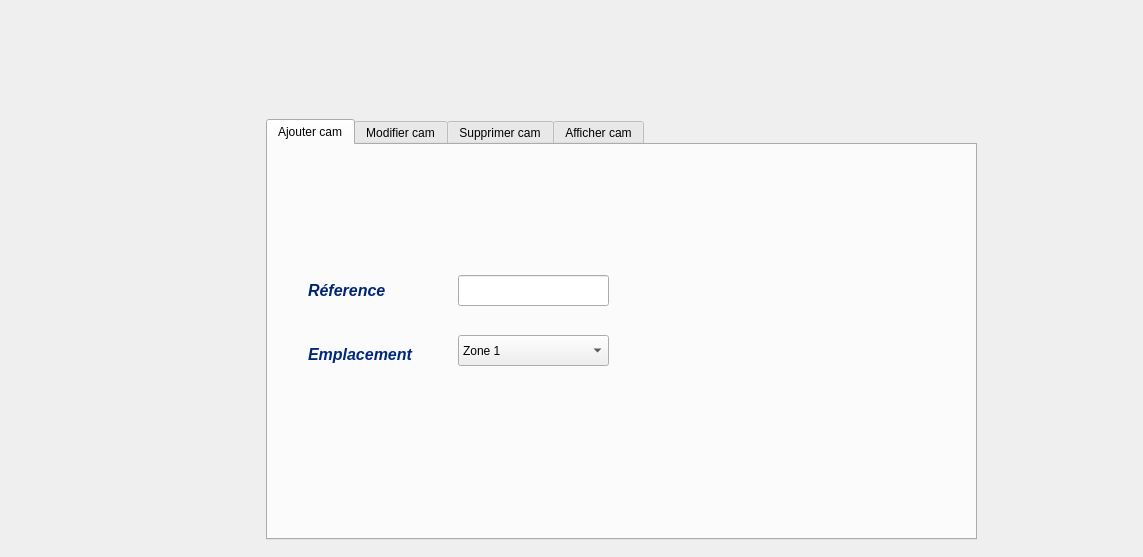
<?xml version="1.0" encoding="UTF-8"?>
<ui version="4.0">
 <class>cam</class>
 <widget class="QDialog" name="cam">
  <property name="geometry">
   <rect>
    <x>0</x>
    <y>0</y>
    <width>1143</width>
    <height>557</height>
   </rect>
  </property>
  <property name="windowTitle">
   <string>Camera</string>
  </property>
  <widget class="QTabWidget" name="tabWidget">
   <property name="geometry">
    <rect>
     <x>266</x>
     <y>119</y>
     <width>711</width>
     <height>421</height>
    </rect>
   </property>
   <property name="currentIndex">
    <number>0</number>
   </property>
   <widget class="QWidget" name="tab">
    <attribute name="title">
     <string>Ajouter cam</string>
    </attribute>
    <widget class="QLineEdit" name="referencecam">
     <property name="geometry">
      <rect>
       <x>190</x>
       <y>130</y>
       <width>151</width>
       <height>31</height>
      </rect>
     </property>
     <property name="clearButtonEnabled">
      <bool>true</bool>
     </property>
    </widget>
    <widget class="QLabel" name="label_6">
     <property name="geometry">
      <rect>
       <x>40</x>
       <y>130</y>
       <width>91</width>
       <height>31</height>
      </rect>
     </property>
     <property name="text">
      <string>&lt;html&gt;&lt;head/&gt;&lt;body&gt;&lt;p&gt;&lt;span style=&quot; font-size:12pt; font-weight:600; font-style:italic; color:#002673;&quot;&gt;Réference&lt;/span&gt;&lt;/p&gt;&lt;/body&gt;&lt;/html&gt;</string>
     </property>
    </widget>
    <widget class="QLabel" name="label_7">
     <property name="geometry">
      <rect>
       <x>40</x>
       <y>200</y>
       <width>111</width>
       <height>20</height>
      </rect>
     </property>
     <property name="text">
      <string>&lt;html&gt;&lt;head/&gt;&lt;body&gt;&lt;p&gt;&lt;span style=&quot; font-size:12pt; font-weight:600; font-style:italic; color:#00297d;&quot;&gt;Emplacement&lt;/span&gt;&lt;/p&gt;&lt;/body&gt;&lt;/html&gt;</string>
     </property>
    </widget>
    <widget class="QPushButton" name="pushButton">
     <property name="geometry">
      <rect>
       <x>580</x>
       <y>300</y>
       <width>71</width>
       <height>61</height>
      </rect>
     </property>
     <property name="text">
      <string/>
     </property>
     <property name="flat">
      <bool>true</bool>
     </property>
    </widget>
    <widget class="QLabel" name="label_10">
     <property name="geometry">
      <rect>
       <x>580</x>
       <y>300</y>
       <width>71</width>
       <height>61</height>
      </rect>
     </property>
     <property name="text">
      <string/>
     </property>
     <property name="pixmap">
      <pixmap resource="../tsawer.qrc">:/new/prefix1/54908.svg</pixmap>
     </property>
     <property name="scaledContents">
      <bool>true</bool>
     </property>
    </widget>
    <widget class="QLabel" name="label_19">
     <property name="geometry">
      <rect>
       <x>0</x>
       <y>0</y>
       <width>711</width>
       <height>401</height>
      </rect>
     </property>
     <property name="text">
      <string/>
     </property>
     <property name="pixmap">
      <pixmap resource="../tsawer.qrc">:/new/prefix1/supermarket-store-interior-with-customers-blurred-background_v_pvxpehe__F0000.png</pixmap>
     </property>
     <property name="scaledContents">
      <bool>true</bool>
     </property>
    </widget>
    <widget class="QComboBox" name="comboBox_2">
     <property name="geometry">
      <rect>
       <x>190</x>
       <y>190</y>
       <width>151</width>
       <height>31</height>
      </rect>
     </property>
     <item>
      <property name="text">
       <string>Zone 1</string>
      </property>
     </item>
     <item>
      <property name="text">
       <string>Zone 2</string>
      </property>
     </item>
     <item>
      <property name="text">
       <string>Zone 3</string>
      </property>
     </item>
    </widget>
    <zorder>label_19</zorder>
    <zorder>referencecam</zorder>
    <zorder>label_6</zorder>
    <zorder>label_7</zorder>
    <zorder>label_10</zorder>
    <zorder>pushButton</zorder>
    <zorder>comboBox_2</zorder>
   </widget>
   <widget class="QWidget" name="tab_2">
    <attribute name="title">
     <string>Modifier cam</string>
    </attribute>
    <widget class="QLineEdit" name="modifref">
     <property name="geometry">
      <rect>
       <x>190</x>
       <y>130</y>
       <width>151</width>
       <height>31</height>
      </rect>
     </property>
     <property name="clearButtonEnabled">
      <bool>true</bool>
     </property>
    </widget>
    <widget class="QLineEdit" name="modifemp">
     <property name="geometry">
      <rect>
       <x>190</x>
       <y>190</y>
       <width>151</width>
       <height>31</height>
      </rect>
     </property>
     <property name="clearButtonEnabled">
      <bool>true</bool>
     </property>
    </widget>
    <widget class="QLabel" name="label_8">
     <property name="geometry">
      <rect>
       <x>40</x>
       <y>200</y>
       <width>111</width>
       <height>20</height>
      </rect>
     </property>
     <property name="text">
      <string>&lt;html&gt;&lt;head/&gt;&lt;body&gt;&lt;p&gt;&lt;span style=&quot; font-size:12pt; font-weight:600; font-style:italic; color:#00297d;&quot;&gt;Emplacement&lt;/span&gt;&lt;/p&gt;&lt;/body&gt;&lt;/html&gt;</string>
     </property>
    </widget>
    <widget class="QLabel" name="label_9">
     <property name="geometry">
      <rect>
       <x>40</x>
       <y>130</y>
       <width>91</width>
       <height>31</height>
      </rect>
     </property>
     <property name="text">
      <string>&lt;html&gt;&lt;head/&gt;&lt;body&gt;&lt;p&gt;&lt;span style=&quot; font-size:12pt; font-weight:600; font-style:italic; color:#002673;&quot;&gt;Réference&lt;/span&gt;&lt;/p&gt;&lt;/body&gt;&lt;/html&gt;</string>
     </property>
    </widget>
    <widget class="QPushButton" name="pushButton_2">
     <property name="geometry">
      <rect>
       <x>550</x>
       <y>290</y>
       <width>81</width>
       <height>71</height>
      </rect>
     </property>
     <property name="text">
      <string/>
     </property>
     <property name="flat">
      <bool>true</bool>
     </property>
    </widget>
    <widget class="QLabel" name="label_12">
     <property name="geometry">
      <rect>
       <x>550</x>
       <y>290</y>
       <width>81</width>
       <height>71</height>
      </rect>
     </property>
     <property name="text">
      <string/>
     </property>
     <property name="pixmap">
      <pixmap>../Safety_Tips.png</pixmap>
     </property>
     <property name="scaledContents">
      <bool>true</bool>
     </property>
    </widget>
    <widget class="QLineEdit" name="refrech">
     <property name="geometry">
      <rect>
       <x>402</x>
       <y>69</y>
       <width>111</width>
       <height>21</height>
      </rect>
     </property>
     <property name="clearButtonEnabled">
      <bool>true</bool>
     </property>
    </widget>
    <widget class="QPushButton" name="pushButton_5">
     <property name="geometry">
      <rect>
       <x>550</x>
       <y>50</y>
       <width>61</width>
       <height>61</height>
      </rect>
     </property>
     <property name="text">
      <string/>
     </property>
     <property name="flat">
      <bool>true</bool>
     </property>
    </widget>
    <widget class="QLabel" name="label_16">
     <property name="geometry">
      <rect>
       <x>550</x>
       <y>50</y>
       <width>61</width>
       <height>61</height>
      </rect>
     </property>
     <property name="text">
      <string/>
     </property>
     <property name="pixmap">
      <pixmap resource="../tsawer.qrc">:/new/prefix1/magnifier-glass-10-713820.png</pixmap>
     </property>
     <property name="scaledContents">
      <bool>true</bool>
     </property>
    </widget>
    <widget class="QLabel" name="label_20">
     <property name="geometry">
      <rect>
       <x>-4</x>
       <y>-8</y>
       <width>711</width>
       <height>411</height>
      </rect>
     </property>
     <property name="text">
      <string/>
     </property>
     <property name="pixmap">
      <pixmap resource="../tsawer.qrc">:/new/prefix1/supermarket-store-interior-with-customers-blurred-background_v_pvxpehe__F0000.png</pixmap>
     </property>
     <property name="scaledContents">
      <bool>true</bool>
     </property>
    </widget>
    <zorder>label_20</zorder>
    <zorder>label_8</zorder>
    <zorder>label_9</zorder>
    <zorder>label_12</zorder>
    <zorder>pushButton_2</zorder>
    <zorder>refrech</zorder>
    <zorder>modifref</zorder>
    <zorder>modifemp</zorder>
    <zorder>label_16</zorder>
    <zorder>pushButton_5</zorder>
   </widget>
   <widget class="QWidget" name="tab_3">
    <attribute name="title">
     <string>Supprimer cam</string>
    </attribute>
    <widget class="QLineEdit" name="suppref">
     <property name="geometry">
      <rect>
       <x>190</x>
       <y>130</y>
       <width>151</width>
       <height>31</height>
      </rect>
     </property>
     <property name="clearButtonEnabled">
      <bool>true</bool>
     </property>
    </widget>
    <widget class="QLabel" name="label_11">
     <property name="geometry">
      <rect>
       <x>40</x>
       <y>130</y>
       <width>91</width>
       <height>31</height>
      </rect>
     </property>
     <property name="text">
      <string>&lt;html&gt;&lt;head/&gt;&lt;body&gt;&lt;p&gt;&lt;span style=&quot; font-size:12pt; font-weight:600; font-style:italic; color:#002673;&quot;&gt;Réference&lt;/span&gt;&lt;/p&gt;&lt;/body&gt;&lt;/html&gt;</string>
     </property>
    </widget>
    <widget class="QPushButton" name="pushButton_3">
     <property name="geometry">
      <rect>
       <x>560</x>
       <y>300</y>
       <width>71</width>
       <height>61</height>
      </rect>
     </property>
     <property name="text">
      <string/>
     </property>
     <property name="flat">
      <bool>true</bool>
     </property>
    </widget>
    <widget class="QLabel" name="label_13">
     <property name="geometry">
      <rect>
       <x>560</x>
       <y>300</y>
       <width>71</width>
       <height>61</height>
      </rect>
     </property>
     <property name="text">
      <string/>
     </property>
     <property name="pixmap">
      <pixmap resource="../tsawer.qrc">:/new/prefix1/54528.svg</pixmap>
     </property>
     <property name="scaledContents">
      <bool>true</bool>
     </property>
    </widget>
    <widget class="QLabel" name="label_21">
     <property name="geometry">
      <rect>
       <x>-4</x>
       <y>-8</y>
       <width>711</width>
       <height>411</height>
      </rect>
     </property>
     <property name="text">
      <string/>
     </property>
     <property name="pixmap">
      <pixmap resource="../tsawer.qrc">:/new/prefix1/supermarket-store-interior-with-customers-blurred-background_v_pvxpehe__F0000.png</pixmap>
     </property>
     <property name="scaledContents">
      <bool>true</bool>
     </property>
    </widget>
    <zorder>label_21</zorder>
    <zorder>suppref</zorder>
    <zorder>label_11</zorder>
    <zorder>label_13</zorder>
    <zorder>pushButton_3</zorder>
   </widget>
   <widget class="QWidget" name="tab_4">
    <attribute name="title">
     <string>Afficher cam</string>
    </attribute>
    <widget class="QTableView" name="tabcam">
     <property name="geometry">
      <rect>
       <x>55</x>
       <y>100</y>
       <width>591</width>
       <height>231</height>
      </rect>
     </property>
    </widget>
    <widget class="QLabel" name="label_15">
     <property name="geometry">
      <rect>
       <x>520</x>
       <y>10</y>
       <width>91</width>
       <height>81</height>
      </rect>
     </property>
     <property name="text">
      <string/>
     </property>
     <property name="pixmap">
      <pixmap resource="../tsawer.qrc">:/new/prefix1/transit-27-512.png</pixmap>
     </property>
     <property name="scaledContents">
      <bool>true</bool>
     </property>
    </widget>
    <widget class="QPushButton" name="pushButton_6">
     <property name="geometry">
      <rect>
       <x>390</x>
       <y>10</y>
       <width>61</width>
       <height>51</height>
      </rect>
     </property>
     <property name="text">
      <string/>
     </property>
     <property name="flat">
      <bool>true</bool>
     </property>
    </widget>
    <widget class="QComboBox" name="comboBox">
     <property name="geometry">
      <rect>
       <x>380</x>
       <y>70</y>
       <width>94</width>
       <height>22</height>
      </rect>
     </property>
     <property name="styleSheet">
      <string notr="true">color: #333;
border: 2px solid #555;
border-radius: 11px;
padding: 5px;
background: qradialgradient(cx: 0.3, cy: -0.4,
fx: 0.3, fy: -0.4,
radius: 1.35, stop: 0 #fff, stop: 1 #888);
min-width: 80px;</string>
     </property>
     <item>
      <property name="text">
       <string>REFERENCE</string>
      </property>
     </item>
     <item>
      <property name="text">
       <string>EMPLACEMENT</string>
      </property>
     </item>
    </widget>
    <widget class="QLineEdit" name="lineEdit">
     <property name="geometry">
      <rect>
       <x>200</x>
       <y>30</y>
       <width>113</width>
       <height>20</height>
      </rect>
     </property>
    </widget>
    <widget class="QLabel" name="label">
     <property name="geometry">
      <rect>
       <x>200</x>
       <y>70</y>
       <width>121</width>
       <height>21</height>
      </rect>
     </property>
     <property name="text">
      <string>&lt;html&gt;&lt;head/&gt;&lt;body&gt;&lt;p&gt;&lt;span style=&quot; font-size:12pt; font-weight:600; font-style:italic; color:#0055ff;&quot;&gt;trier selon :&lt;/span&gt;&lt;/p&gt;&lt;/body&gt;&lt;/html&gt;</string>
     </property>
    </widget>
    <widget class="QPushButton" name="pushButton_7">
     <property name="geometry">
      <rect>
       <x>610</x>
       <y>340</y>
       <width>61</width>
       <height>51</height>
      </rect>
     </property>
     <property name="text">
      <string/>
     </property>
     <property name="flat">
      <bool>true</bool>
     </property>
    </widget>
    <widget class="QPushButton" name="pushButton_8">
     <property name="geometry">
      <rect>
       <x>520</x>
       <y>10</y>
       <width>91</width>
       <height>81</height>
      </rect>
     </property>
     <property name="text">
      <string/>
     </property>
     <property name="flat">
      <bool>true</bool>
     </property>
    </widget>
    <widget class="QLabel" name="label_17">
     <property name="geometry">
      <rect>
       <x>390</x>
       <y>10</y>
       <width>61</width>
       <height>51</height>
      </rect>
     </property>
     <property name="text">
      <string/>
     </property>
     <property name="pixmap">
      <pixmap resource="../tsawer.qrc">:/new/prefix1/magnifier-glass-10-713820.png</pixmap>
     </property>
     <property name="scaledContents">
      <bool>true</bool>
     </property>
    </widget>
    <widget class="QLabel" name="label_18">
     <property name="geometry">
      <rect>
       <x>610</x>
       <y>340</y>
       <width>61</width>
       <height>51</height>
      </rect>
     </property>
     <property name="text">
      <string/>
     </property>
     <property name="pixmap">
      <pixmap>:/tof/monitor.png</pixmap>
     </property>
     <property name="scaledContents">
      <bool>true</bool>
     </property>
    </widget>
    <widget class="QLabel" name="label_22">
     <property name="geometry">
      <rect>
       <x>-4</x>
       <y>-8</y>
       <width>711</width>
       <height>411</height>
      </rect>
     </property>
     <property name="text">
      <string/>
     </property>
     <property name="pixmap">
      <pixmap resource="../tsawer.qrc">:/new/prefix1/supermarket-store-interior-with-customers-blurred-background_v_pvxpehe__F0000.png</pixmap>
     </property>
     <property name="scaledContents">
      <bool>true</bool>
     </property>
    </widget>
    <zorder>label_22</zorder>
    <zorder>tabcam</zorder>
    <zorder>comboBox</zorder>
    <zorder>lineEdit</zorder>
    <zorder>label</zorder>
    <zorder>label_15</zorder>
    <zorder>pushButton_8</zorder>
    <zorder>label_17</zorder>
    <zorder>pushButton_6</zorder>
    <zorder>label_18</zorder>
    <zorder>pushButton_7</zorder>
   </widget>
  </widget>
  <widget class="QPushButton" name="pushButton_4">
   <property name="geometry">
    <rect>
     <x>990</x>
     <y>480</y>
     <width>71</width>
     <height>61</height>
    </rect>
   </property>
   <property name="text">
    <string/>
   </property>
   <property name="flat">
    <bool>true</bool>
   </property>
  </widget>
  <widget class="QLabel" name="label_14">
   <property name="geometry">
    <rect>
     <x>990</x>
     <y>480</y>
     <width>71</width>
     <height>61</height>
    </rect>
   </property>
   <property name="text">
    <string/>
   </property>
   <property name="pixmap">
    <pixmap resource="../tsawer.qrc">:/new/prefix1/61449.svg</pixmap>
   </property>
   <property name="scaledContents">
    <bool>true</bool>
   </property>
  </widget>
  <widget class="QLabel" name="camannim">
   <property name="geometry">
    <rect>
     <x>-4</x>
     <y>2</y>
     <width>1311</width>
     <height>681</height>
    </rect>
   </property>
   <property name="text">
    <string/>
   </property>
   <property name="scaledContents">
    <bool>true</bool>
   </property>
  </widget>
  <zorder>camannim</zorder>
  <zorder>tabWidget</zorder>
  <zorder>label_14</zorder>
  <zorder>pushButton_4</zorder>
 </widget>
 <resources>
  <include location="../tsawer.qrc"/>
 </resources>
 <connections/>
</ui>
